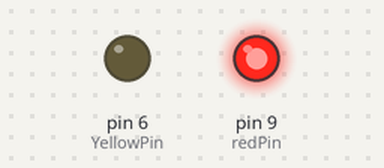
Simulated run of this sketch. Board: Arduino Uno, built with avr-gcc and run on an emulated ATmega328P. Parts: output pins drawn as LEDs (lit = HIGH). What the sketch prints to the serial monitor is not drawn.

Above: at 0.05 s.
Timing chart, 0 to 6.9 s (numbered marks = the images above):
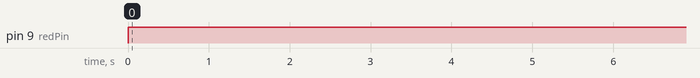

Measured:
- by itself, pin 9 (redPin): LOW → HIGH at 0.00 s

The sketch:

BasicsOfLoop.ino
```cpp
int YellowPin =6;
int redPin=9;
int delayTime=1000;
void setup(){
 pinMode(YellowPin,OUTPUT);
 pinMode(redPin,OUTPUT);
 Serial.begin();

}
void loop(){
    for(int i=0; i<=5 ; i++){
    Serial.println("hello");
    digitalWrite(redPin,HIGH);
    delay(delayTime);
    digitalWrite(redPin,LOW);
    }

}
```
